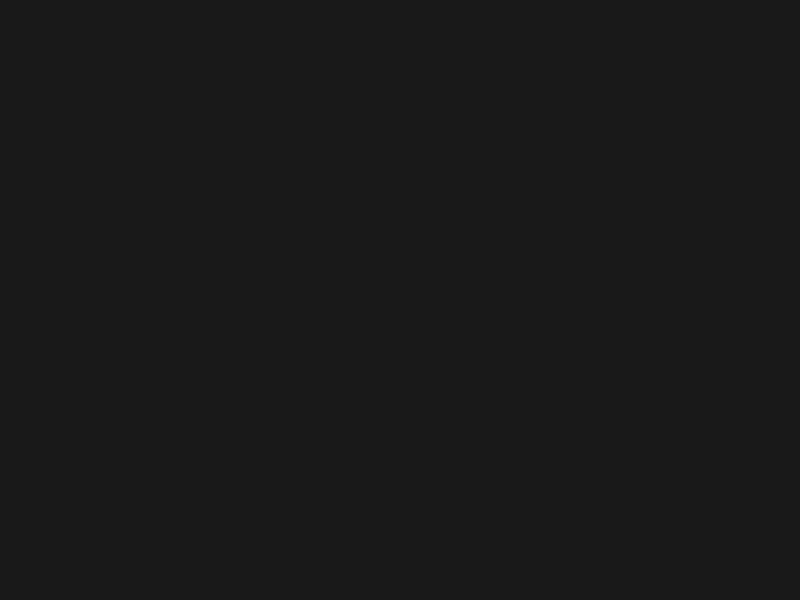
Frame 1 (no input)
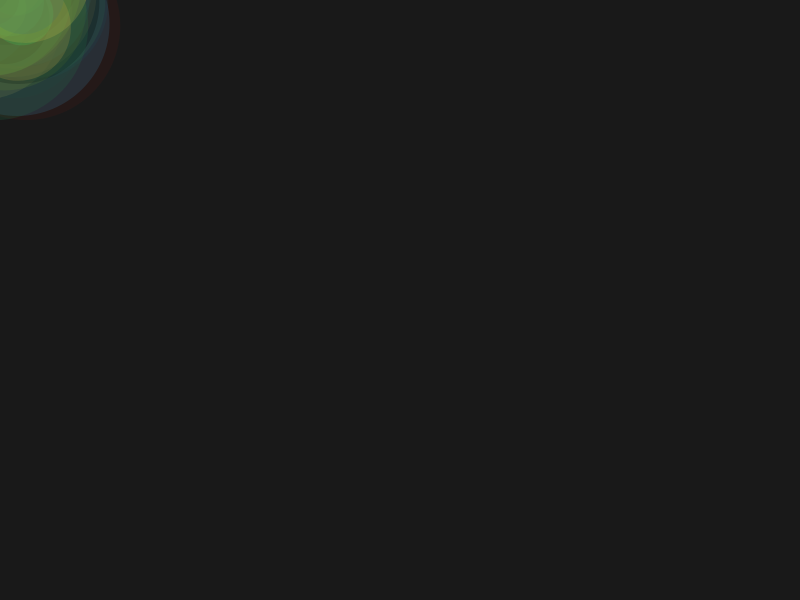
Frame 60 (the mouse pressed at the canvas centre just before this capture)
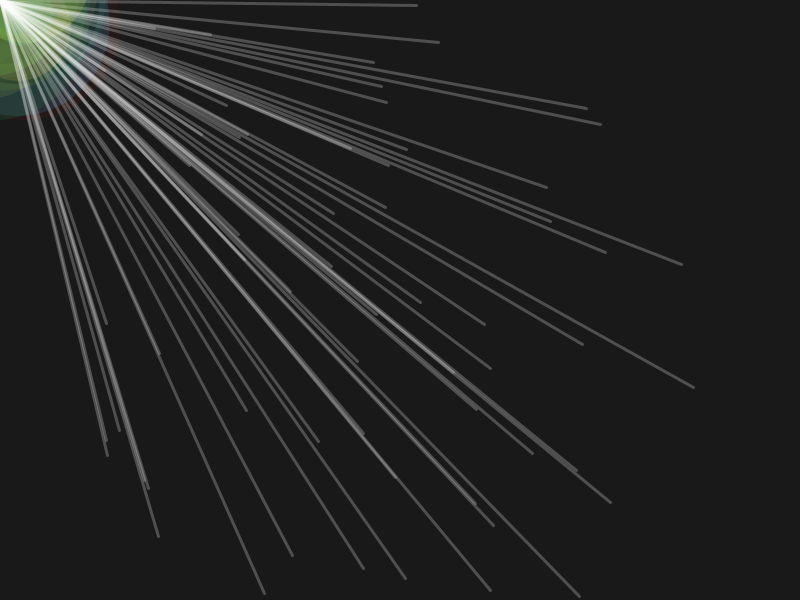
Frame 120 (the mouse held since frame 60 and released just before this capture)

The Processing sketch that drew these frames (run headless with seeded random() and noise(); from frame 60 on, the mouse is pressed at the canvas centre):

// Processing sketch: processing_121532
// ── processing_121532.pde

//Nicholas Kiray
//9/20/13
//this is a very simple dynamic portrait, which creates colorful, circle patterns every time.
//hold down the mouse and drag to create rays of light from the top-left corner.
//erase everything on the page, and create a new random background with any key
//press "s" to save your design!
float circlesize;
float diam;

float a;

float randomLineX;
float randomLineY;

float randomCircleSizeX;
float randomCircleSizeY;

void setup() {
  size (800,600);
  frameRate(40);
  background(25);
  colorMode(HSB, displayWidth,displayHeight,900);
  fill(random(displayWidth));
  
  randomCircleSizeX=(-30);
  randomCircleSizeY=(30);
  a = 60;
  randomLineX =(-300);
  randomLineY=(300);
}

//draw random circles
//fill will be determined by mouse movement with random element

void draw() {
  //holding down the mouse while dragging creates beams of light
  if (mousePressed == true) {

    stroke(displayWidth,a);
    strokeWeight(3);
    line(0, 0, mouseX+random(randomLineX,randomLineY), mouseY+random(randomLineX,randomLineY));

    //when not pressing mouse, random, colored, transparent circles will appear.
  } 
  else { 

    noStroke();
    ellipseMode(RADIUS);
    fill(mouseY+random(900), 800, mouseX+random(900), a);
    ellipse(mouseX+(random(randomCircleSizeX,randomCircleSizeY)), mouseY+(random(randomCircleSizeX,randomCircleSizeY)), diam, diam);
    
    diam = random(20,100);
  }
}

//press any key to clear the background, and change to a random color
void keyPressed() {
  if (key == 's' || key =='S') {
    save("design.tif");
  } 
  else {
    background (random(800), random(800), random(800));
  }
}
